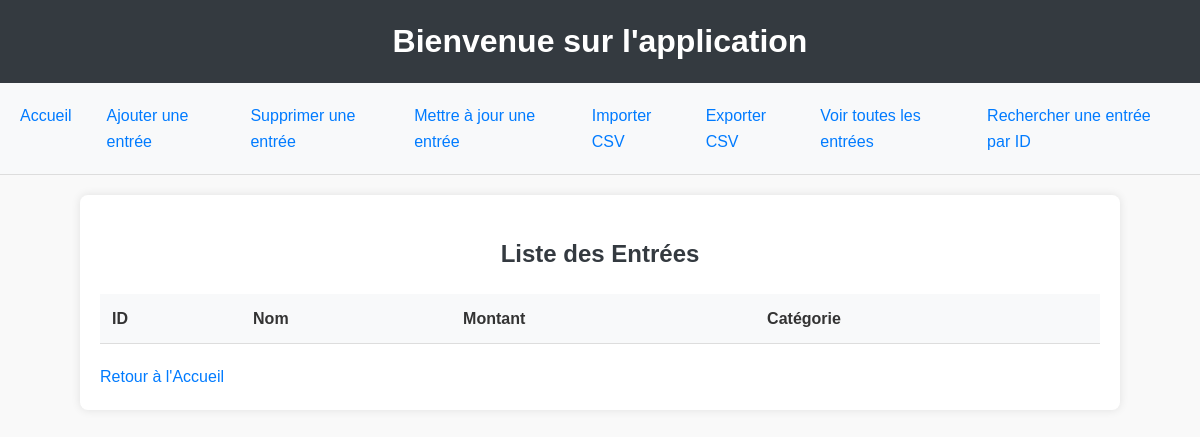
/all_entries, run on an earlier commit of the app's database.
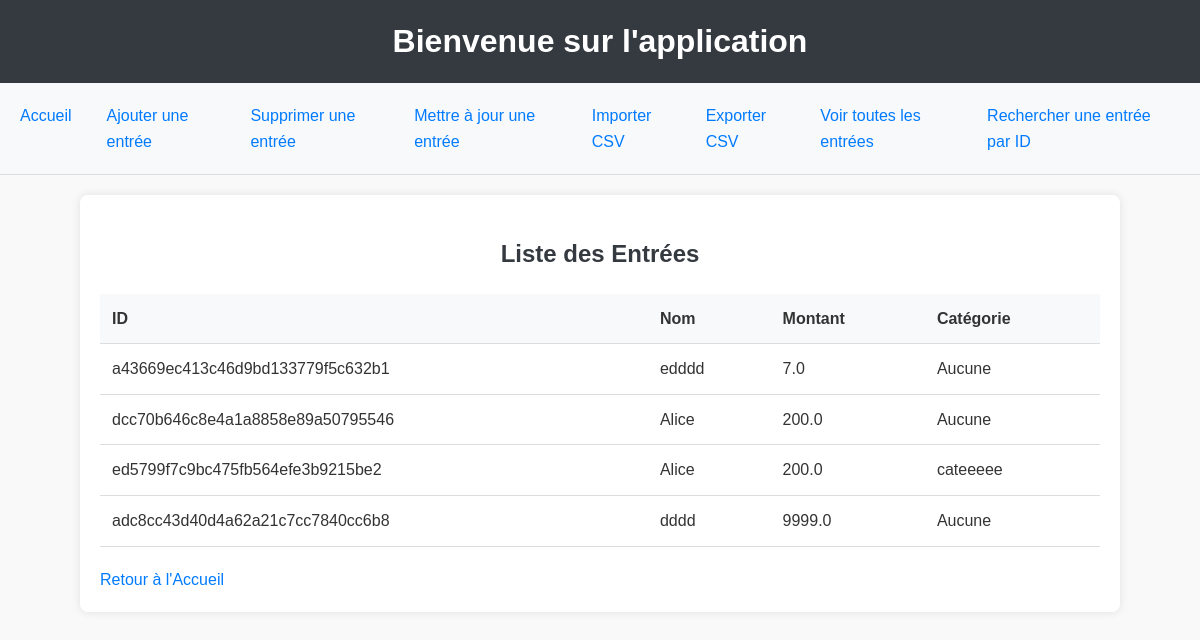
And on a later commit of the database.
### tables this page shows
CREATE TABLE profile (
	id VARCHAR NOT NULL, 
	name VARCHAR, 
	amount FLOAT, 
	category VARCHAR, 
	PRIMARY KEY (id)
);

### src/archilog/views/web_ui.py (the view)
@web_ui_bp.route("/all_entries", methods=["GET"])
@auth.login_required(role="admin")  # Assurez-vous que l'utilisateur est un admin
def all_entries():
    try:
        entries = models.get_all_entries()  # Appel de la fonction pour récupérer toutes les entrées
        return render_template("all_entries.html", entries=entries)  # Passer les entrées au template
    except Exception as e:
        flash(f"Erreur lors de la récupération des entrées : {str(e)}", "danger")
        return redirect(url_for('web_ui.index'))  # Rediriger en cas d'erreur

### src/archilog/models.py (called while the page is built)
def get_all_entries() -> list[Entry]:
    with engine.connect() as conn:
        results = conn.execute(profile_table.select()).fetchall()
        return [Entry.from_db(*r) for r in results]

    @classmethod
    def from_db(cls, id: str, name: str, amount: float, category: str):
        return cls(uuid.UUID(id), name, amount, category)

### src/archilog/templates/all_entries.html (shortened to what this page needs)
{% extends "index.html" %}
{% block content %}
<h2>Liste des Entrées</h2>
<table class="table">
    <thead>
        <tr>
            <th>ID</th>
            <th>Nom</th>
            <th>Montant</th>
            <th>Catégorie</th>
        </tr>
    </thead>
    <tbody>
        {% for entry in entries %}
        <tr>
            <td>{{ entry.id.hex }}</td>
            <td>{{ entry.name }}</td>
            <td>{{ entry.amount }}</td>
            <td>{{ entry.category or 'Aucune' }}</td>
        </tr>
        {% endfor %}
    </tbody>
</table>
<a href="{{ url_for('web_ui.index') }}" class="btn btn-secondary">Retour à l'Accueil</a>
{% endblock %}

### src/archilog/templates/index.html (shortened to what this page needs)
<!DOCTYPE html>
<html lang="fr">
<head>
</head>
<body>
    <header>
        <h1>Bienvenue sur l'application</h1>
    </header>
    <nav>
        <ul>
            <li><a href="{{ url_for('web_ui.index') }}">Accueil</a></li>
            <li><a href="{{ url_for('web_ui.add_entry') }}">Ajouter une entrée</a></li>
            <li><a href="{{ url_for('web_ui.delete') }}">Supprimer une entrée</a></li>
            <li><a href="{{ url_for('web_ui.update') }}">Mettre à jour une entrée</a></li>
            <li><a href="{{ url_for('web_ui.import_csv') }}">Importer CSV</a></li>
            <li><a href="{{ url_for('web_ui.export_csv') }}">Exporter CSV</a></li>
            <li><a href="{{ url_for('web_ui.all_entries') }}">Voir toutes les entrées</a></li>
            <li><a href="{{ url_for('web_ui.entry_specifique') }}">Rechercher une entrée par ID</a></li>
        </ul>
    </nav>
    <main>
        {% block content %}{% endblock %}
    </main>
</body>
</html>

### src/archilog/templates/index.html (style rules this page uses)
body { font-family: Arial, sans-serif; line-height: 1.6; margin: 0; padding: 0; background-color: #f4f4f4; color: #333; }
header { background-color: #343a40; color: #fff; text-align: center; padding: 1rem; }
header h1 { margin: 0; }
nav { background-color: #f8f9fa; border-bottom: 1px solid #ddd; }
nav ul { list-style-type: none; margin: 0; padding: 0; display: flex; justify-content: center; }
nav li { margin: 0; }
nav a { display: block; padding: 15px 20px; text-decoration: none; color: #007bff; transition: background-color 0.3s; }
main { max-width: 1200px; margin: 20px auto; padding: 20px; background-color: #fff; box-shadow: 0 0 10px rgba(0, 0, 0, 0.1); border-radius: 5px; }
h2 { color: #343a40; text-align: center; margin-bottom: 20px; }
a { color: #007bff; text-decoration: none; }
table { width: 100%; border-collapse: collapse; margin-bottom: 20px; }
th, td { padding: 12px; text-align: left; border-bottom: 1px solid #ddd; }
th { background-color: #f8f9fa; font-weight: bold; }

### src/archilog/templates/all_entries.html (style rules this page uses)
body { font-family: Arial, sans-serif; background-color: #f9f9f9; margin: 0; padding: 0; color: #333; }
header { background-color: #343a40; color: white; padding: 1rem; text-align: center; }
nav { background-color: #f8f9fa; border-bottom: 1px solid #ddd; padding: 10px; }
nav a { color: #007bff; text-decoration: none; padding: 10px; margin-right: 15px; }
main { max-width: 1000px; margin: 20px auto; padding: 20px; background-color: #fff; box-shadow: 0 0 10px rgba(0, 0, 0, 0.1); border-radius: 8px; }

What changed in the data, as far as the page shows it:
added profile: id.hex "a43669ec413c46d9bd133779f5c632b1", name "edddd", amount "7.0", category "Aucune"
added profile: id.hex "dcc70b646c8e4a1a8858e89a50795546", name "Alice", amount "200.0", category "Aucune"
added profile: id.hex "ed5799f7c9bc475fb564efe3b9215be2", name "Alice", amount "200.0", category "cateeeee"
added profile: id.hex "adc8cc43d40d4a62a21c7cc7840cc6b8", name "dddd", amount "9999.0", category "Aucune"
